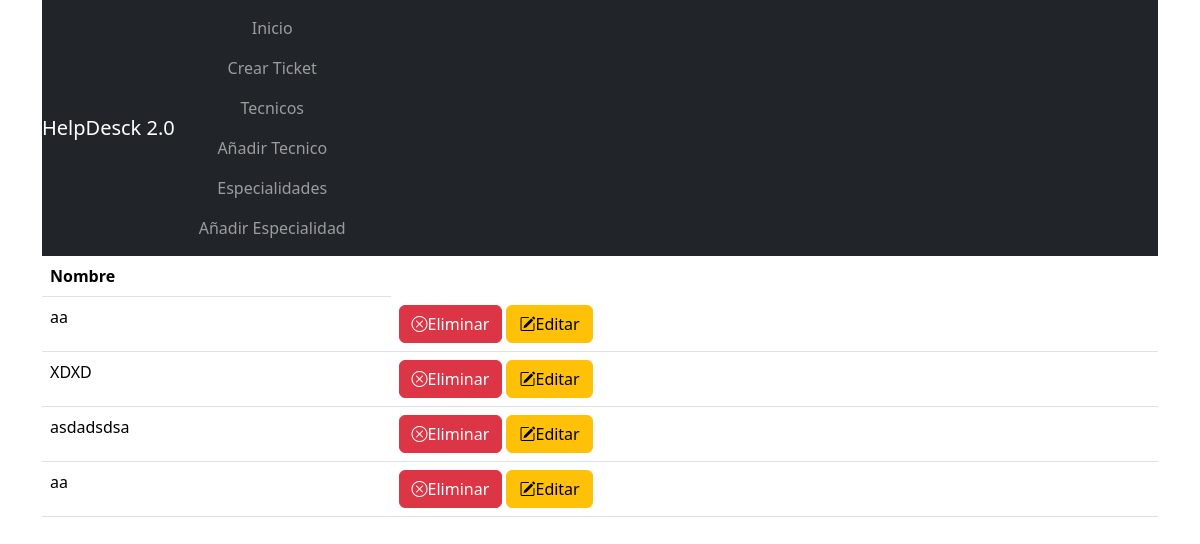
The app's page /speciality_list with its own data.
### core/models.py (models this page shows, shortened)
class Speciality(models.Model):
    name = models.CharField(verbose_name="Name",max_length=50)

### core/views.py (the view)
# urls.py: path("speciality_list",views.SpecialityListView.as_view(),name="speciality_list"),
class SpecialityListView(ListView):
    model = Speciality
    template_name = "speciality_list.html"

### core/templates/speciality_list.html (shortened to what this page needs)
{% extends "base.html" %}
{% block content %}
<table class="table">
    <thead>
        <tr>
            <th>Nombre</th>
        </tr>
    </thead>
    <tbody>
        {% for speciality in object_list %}
        <tr>
            <td>{{ speciality.name }}</td>
            <td>
                <a class="btn btn-danger" href="{% url 'speciality_confirm_delete' speciality.id %}"><i class="bi bi-x-circle"></i>Eliminar</a>
                <a class="btn btn-warning" href="{% url 'speciality_edit' speciality.id %}"><i class="bi bi-pencil-square"></i>Editar</a>
            </td>
        </tr>
        {% endfor %}
    </tbody>
</table>
{% endblock %}

### records on screen
Speciality: name "aa"
Speciality: name "XDXD"
Speciality: name "asdadsdsa"
Speciality: name "aa"
